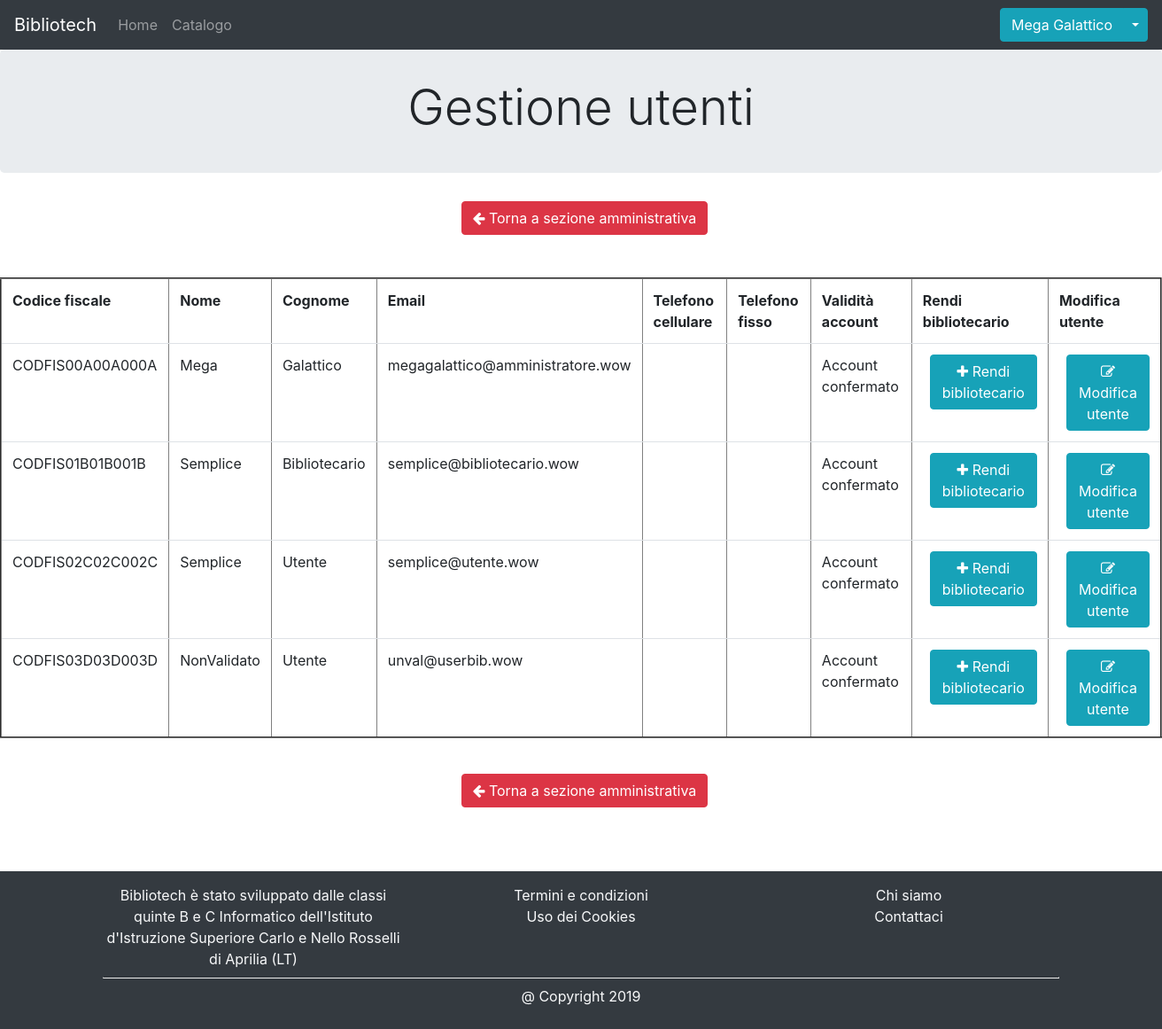
The app's page /pages/gestione-utenti.php (signed in) with its own data.
### tables this page shows
CREATE TABLE Utenti (
  CodFiscale CHAR(16) NOT NULL,
  Nome VARCHAR(45) NOT NULL,
  Cognome VARCHAR(45) NOT NULL,
  Email VARCHAR(45) NOT NULL,
  ViaPzz VARCHAR(45) NOT NULL,
  NumeroCivico SMALLINT NOT NULL,
  TelefonoCellulare VARCHAR(15) NULL,
  TelefonoFisso VARCHAR(15) NULL,
  Validato TINYINT NOT NULL,
  CodiceValidazione VARCHAR(45) NULL,
  DataValidazione DATE NULL,
  Sesso CHAR(1) NOT NULL,
  Password CHAR(32) NOT NULL,
  Citta INT NOT NULL,
  DataNascita DATE NOT NULL,
  Permessi TINYINT NOT NULL DEFAULT 3,
  PRIMARY KEY (CodFiscale),
  FOREIGN KEY (Citta) REFERENCES Citta(idCitta)
);

### pages/gestione-utenti.php (the view, shortened to what this page needs)
<!DOCTYPE html>
<html>
<head>
    <?php include_once "../php/imports.php"; ?>
</head>
<body>
    <?php include_once "../views/header.php"; ?>
    <div class="jumbotron" style="padding: 2rem 2rem">
        <h1 class="display-4 text-center">Gestione utenti</h1>
    </div>
    <div align = "center">
        <a class="btn btn-danger ml-2 block" id="btnSezioneAmministrativa" href="sezione-amministrativa.php"><i class="fa fa-arrow-left"></i> Torna a sezione amministrativa</a>
    </div>
    <br><br>
    <table border = "2" align = "center" class = "table">
        <?php
            $connessione = mysqli_connect("localhost", "root", "");
            if(!$connessione){
                echo "Impossibile connettersi al server DBMS";
            }
            else{
                $selezione = mysqli_select_db($connessione, "biblioteca");
                if(!$selezione){
                    echo "Database non trovato";
                }
                else{
                    $query = "SELECT * FROM Utenti";
                    $risultato = mysqli_query($connessione, $query);
                    if(!$risultato){
                        echo "Errore nella query";
                    }
                    else{
                        echo
                        "<tr><th>" .
                        "Codice fiscale" .
                        "</th><th>" .
                        "Nome" .
                        "</th><th>" .
                        "Cognome" .
                        "</th><th>" .
                        "Email" .
                        "</th><th>" .
                        "Telefono cellulare" .
                        "</th><th>" .
                        "Telefono fisso" .
                        "</th><th>" .
                        "Validità account" .
                        "</th><th>" .
                        "Rendi bibliotecario" .
                        "</th><th>" .
                        "Modifica utente" .
                        "</th></tr>";
                        while($riga = mysqli_fetch_assoc($risultato)){
                            echo
                            '<tr><td>' .
                            $riga['CodFiscale'] .
                            '</td><td>' .
                            $riga['Nome'] .
                            '</td><td>' .
                            $riga['Cognome'] .
                            '</td><td>' .
                            $riga['Email'] .
                            '</td><td>' .
                            $riga['TelefonoCellulare'] .
                            '</td><td>' .
                            $riga['TelefonoFisso'] .
                            '</td><td>';
                            if($riga['Validato'] == 1){
                                echo "Account confermato </td></td>";
                            }
                            else{
                                echo "Account non confermato </td></td>";
                            }
                            echo "<td align=\"center\"><a class=\"btn btn-info ml-2\" id=\"btnNuovoBibliotecario\" href=\"#\"><i class=\"fa fa-plus\"></i> Rendi bibliotecario</a></td>";
                            echo "<td align=\"center\"><a class=\"btn btn-info ml-2\" id=\"btnModificaUtente\" href=\"#\"><i class=\"fa fa-edit\"></i> Modifica utente</a></td>";
                        }
                    }
                }
            }
        ?>
    </table>
    <br>
    <div align = "center">
        <a class="btn btn-danger ml-2 block" id="btnSezioneAmministrativa" href="sezione-amministrativa.php"><i class="fa fa-arrow-left"></i> Torna a sezione amministrativa</a>
    </div>
    <br>
    <br><br>
    <?php include_once "../views/footer.php"; ?>
</body>

### css/footer.css (style rules this page uses)
html { height: 100%; }

### records on screen
utenti: CodFiscale "CODFIS00A00A000A", Nome "Mega", Cognome "Galattico", Email "megagalattico@amministratore.wow", Validato "Account confermato"
utenti: CodFiscale "CODFIS01B01B001B", Nome "Semplice", Cognome "Bibliotecario", Email "semplice@bibliotecario.wow", Validato "Account confermato"
utenti: CodFiscale "CODFIS02C02C002C", Nome "Semplice", Cognome "Utente", Email "semplice@utente.wow", Validato "Account confermato"
utenti: CodFiscale "CODFIS03D03D003D", Nome "NonValidato", Cognome "Utente", Email "unval@userbib.wow", Validato "Account confermato"

### other values on screen
$nome "Mega"
$cognome "Galattico"
